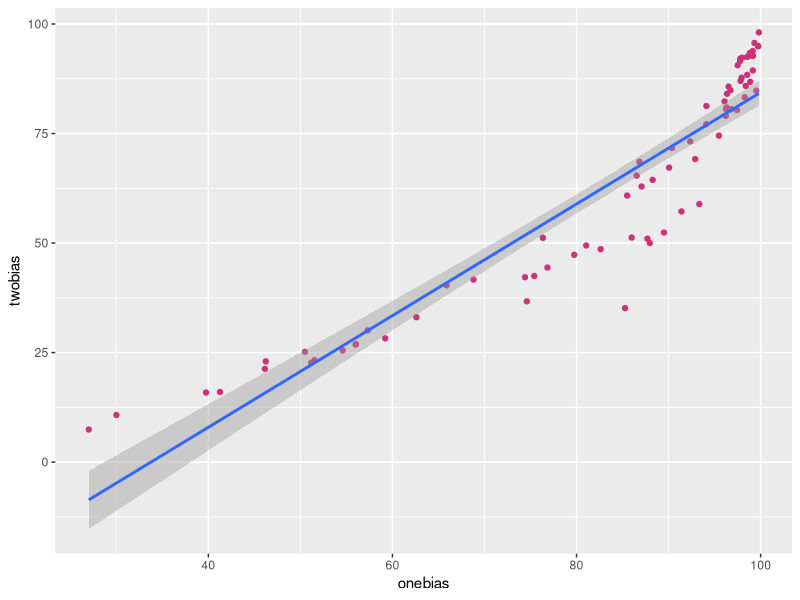

The R script that drew this image:
## ---- chunk 1
library(readr)
library(readxl)
library(data.table)
library(ggplot2)
library(dplyr)
library(skimr)
## ---- chunk 2

results14 <- read_csv("analysisratio14.csv")
setDT(results14)

results14[, GSNI_PERIOD := as.factor(GSNI_PERIOD)]
results14[,"...1":= NULL]

results17 <- read_csv("analysisratio17.csv")
setDT(results17)

results17[, GSNI_PERIOD := as.factor(GSNI_PERIOD)]
results17[,"...1":= NULL]



mf1 <- lm(cvd14fem ~ twobias, data = results14)
mf2 <- lm(cvd14fem ~ twobias + phy14edit + scl14 + GDP14 + GSNI_PERIOD, data = results14)

mf3 <- lm(cvd14male ~ twobias, data = results14)
mf4 <- lm(cvd14male ~ twobias + phy14edit + scl14 + GDP14 + GSNI_PERIOD, data = results14)

mf5 <- lm(cvd14both ~ twobias, data = results14)
mf6 <- lm(cvd14both ~ twobias + phy14edit + scl14+ GDP14+GSNI_PERIOD, data = results14)

mf7 <- lm(cvdratio14 ~ twobias, data = results14)
noQuatar14 <- results14[-52,]
mf8 <- lm(cvdratio14 ~ twobias + phy14edit + scl14 + GDP14 + GSNI_PERIOD, data = noQuatar14)

mf9 <- lm(LEbirth2015 ~ twobias, data = results14)
mf10 <- lm(LEbirth2015 ~ twobias + log(phy14edit) + scl14 + log(GDP14) + GSNI_PERIOD + MMR14 , data = results14)

mf11 <- lm(MLEbirth2015 ~ twobias, data = results14)
mf12 <- lm(MLEbirth2015 ~ twobias + log(phy14edit) + scl14 + log(GDP14) + GSNI_PERIOD , data = results14)
## ---- chunk 3
knitr::opts_chunk$set(echo = TRUE)


#add one bias to analysis table

##load in gsni data

gsni_tables <- read_excel("data/gsni_tables.xlsx")
gsni_tables <- as.data.table(gsni_tables)

#rename columns
setnames(gsni_tables, "Table A1: Gender Social Norms Index (GSNI), last available period", "location_name")
setnames(gsni_tables, "...2", "GSNI_PERIOD")
setnames(gsni_tables, "...3", "onebias") #share of people with at least 1 bias (%)
setnames(gsni_tables, "...4", "twobias") #share of people with at least 2 biases (%)
setnames(gsni_tables, "...5", "nobias") #share of people with no (%)
setnames(gsni_tables, "...6", "political") #share of people with political bias (%)
setnames(gsni_tables, "...7", "economic") #share of people with economic bias (%)
setnames(gsni_tables, "...8", "educational") #share of people with educational bias (%)
setnames(gsni_tables, "...9", "physical") #share of people with physical bias (%)


gsni_tables <- gsni_tables[8:82]
 #n = 75

## ---- chunk 4
#addded onebias column to analysis ratio14
analysisratio14 <- read_csv("analysisratio14.csv")
sensresults <- setDT(analysisratio14, key = "location_name")[gsni_tables, "onebias" := i.onebias]
#convert to numeric onebias
sensresults[, onebias := as.numeric(onebias)]
## ---- chunk 5
ggplot(sensresults, aes(x = onebias, y = twobias)) +
  geom_point(color = "violetred3")+
  geom_smooth(method = "lm")

sensresults[,cor.test(twobias,onebias,method = "spearman")]
#rho of 0.98 GSNI1 and GSNI2 are highly positively correlated
## ---- chunk 6
mf1.s <- lm(cvd14fem ~ onebias, data = sensresults)
mf2.s <- lm(cvd14fem ~ onebias + phy14edit + scl14 + GDP14 + GSNI_PERIOD, data = sensresults)

mf3.s <- lm(cvd14male ~ onebias, data = sensresults)
mf4.s <- lm(cvd14male ~ onebias + phy14edit + scl14 + GDP14 + GSNI_PERIOD, data = sensresults)

mf5.s <- lm(cvd14both ~ onebias, data = sensresults)
mf6.s <- lm(cvd14both ~ onebias + phy14edit + scl14+ GDP14+GSNI_PERIOD, data = sensresults)

mf7.s <- lm(cvdratio14 ~ onebias, data = sensresults)
noQuatar14 <- sensresults[-52,]
mf8.s <- lm(cvdratio14 ~ onebias + phy14edit + scl14 + GDP14 + GSNI_PERIOD, data = noQuatar14)

mf9.s <- lm(LEbirth2015 ~ onebias, data = sensresults)
mf10.s <- lm(LEbirth2015 ~ onebias + log(phy14edit) + scl14 + log(GDP14) + GSNI_PERIOD + MMR14 , data = sensresults)

mf11.s <- lm(MLEbirth2015 ~ onebias, data = sensresults)
mf12.s <- lm(MLEbirth2015 ~ onebias + log(phy14edit) + scl14 + log(GDP14) + GSNI_PERIOD , data = sensresults)

## ---- chunk 7
#compare mf1 to mf1.s etc
mf1
mf1.s

## ---- chunk 8
#compare mf1 to mf1.s etc
mf2
mf2.s
## ---- chunk 9
#compare mf1 to mf1.s etc
mf3
mf3.s
## ---- chunk 10
#compare mf1 to mf1.s etc
mf4
mf4.s
## ---- chunk 11
#compare mf1 to mf1.s etc
mf5
mf5.s
## ---- chunk 12
#compare mf1 to mf1.s etc
mf6
mf6.s
## ---- chunk 13
#compare mf1 to mf1.s etc
mf7
mf7.s
## ---- chunk 14
#compare mf1 to mf1.s etc
mf8
mf8.s
## ---- chunk 15
#compare mf1 to mf1.s etc
mf9
mf9.s
## ---- chunk 16
#compare mf1 to mf1.s etc
mf10
mf10.s
## ---- chunk 17
#compare mf1 to mf1.s etc
mf11
mf11.s
## ---- chunk 18
#compare mf1 to mf1.s etc
mf12
mf12.s
